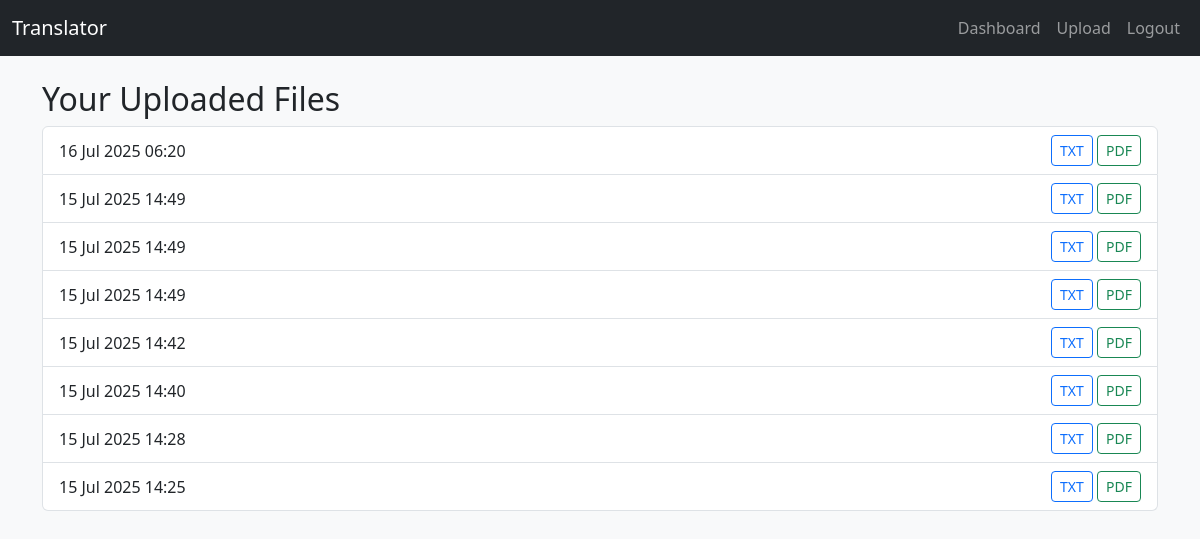
The page /dashboard/ (signed in) on the database its author committed.
### main/models.py (models this page shows)
class Upload(models.Model):
    user = models.ForeignKey(User, on_delete=models.CASCADE)
    file = models.FileField(upload_to='uploads/')
    source_language = models.CharField(max_length=10)
    language = models.CharField(max_length=10)
    translated_text = models.TextField(null=True, blank=True)
    uploaded_at = models.DateTimeField(auto_now_add=True)

### main/views.py (the view)
# urls.py: path('dashboard/', views.dashboard, name='dashboard'),
@login_required
def dashboard(request):
    uploads = Upload.objects.filter(user=request.user).order_by('-uploaded_at')
    return render(request, 'main/dashboard.html', {'uploads': uploads})

### main/templates/main/dashboard.html
{% extends "main/base.html" %}
{% block content %}
<h2>Your Uploaded Files</h2>
{% if uploads %}
    <ul class="list-group">
        {% for item in uploads %}
        <li class="list-group-item d-flex justify-content-between align-items-center">
            {{ item.uploaded_at|date:"d M Y H:i" }}
            <div>
                <a href="{% url 'download' item.id %}" class="btn btn-sm btn-outline-primary">TXT</a>
                <a href="{% url 'download_pdf' item.id %}" class="btn btn-sm btn-outline-success">PDF</a>
            </div>
        </li>
        {% endfor %}
    </ul>
{% else %}
    <p>No files uploaded yet.</p>
{% endif %}
{% endblock %}

### main/templates/main/base.html (shortened to what this page needs)
<!DOCTYPE html>
<html lang="en">
<head>
    <link href="https://cdn.jsdelivr.net/npm/bootstrap@5.3.0/dist/css/bootstrap.min.css" rel="stylesheet">
</head>
<body class="bg-light">
    <nav class="navbar navbar-expand-lg navbar-dark bg-dark mb-4">
        <div class="container-fluid">
            <a class="navbar-brand" href="/">Translator</a>
            <div class="collapse navbar-collapse">
                <ul class="navbar-nav ms-auto">
                    {% if user.is_authenticated %}
                    <li class="nav-item">
                        <a class="nav-link" href="{% url 'dashboard' %}">Dashboard</a>
                    </li>
                    <li class="nav-item">
                        <a class="nav-link" href="{% url 'upload' %}">Upload</a>
                    </li>
                    <li class="nav-item">
                        <a class="nav-link" href="{% url 'logout' %}">Logout</a>
                    </li>
                    {% endif %}
                </ul>
            </div>
        </div>
    </nav>
    <div class="container">
        {% block content %}{% endblock %}
    </div>
</body>
</html>

### rows shown on the page
Upload: uploaded_at "16 Jul 2025 06:20"
Upload: uploaded_at "15 Jul 2025 14:49"
Upload: uploaded_at "15 Jul 2025 14:49"
Upload: uploaded_at "15 Jul 2025 14:49"
Upload: uploaded_at "15 Jul 2025 14:42"
Upload: uploaded_at "15 Jul 2025 14:40"
Upload: uploaded_at "15 Jul 2025 14:28"
Upload: uploaded_at "15 Jul 2025 14:25"
